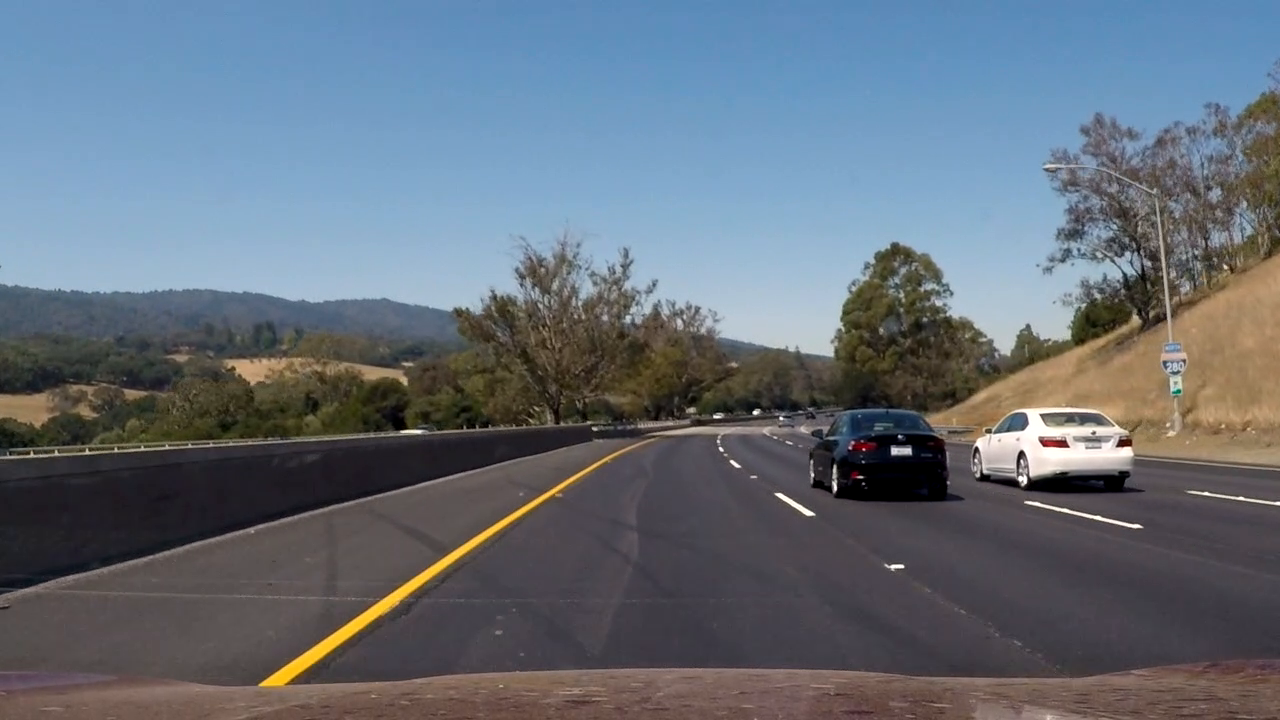
#> input picture output_images/img931.png, 1280 x 720 px, given in place of test3.jpg, which was not available
$ jupyter execute --allow-errors Proj5.ipynb   (shell and % lines are left out)   (older library calls are emulated)   (text cells are left out)
#> lines starting #> are read from the running program, lines starting #| are printed output that depends on the picture; after the words box and inside, x2 and y2 are one past the last pixel; in counts of white or black regions, pixels touching at a corner belong together; pictures that were not available may be replaced by others from this repository, and a replacement may not be noted
[cell 1]
import cv2
from glob import glob
import numpy as np
from sklearn.model_selection import train_test_split

[cell 2]
car_imgfiles = sorted(glob('./data/vehicles/' +'*/*.png'))
noncar_imgfiles = sorted(glob('./data/non-vehicles/' +'*/*.png'))
print('Total training images: ', len(car_imgfiles), 'cars,', len(noncar_imgfiles), 'non-cars')
ncars = len(car_imgfiles) # approx. car/noncar division in training set, used for sampling for humans

img_list = []
for f in car_imgfiles:   # car_imgs[:len(car_imgs)//bags*bags]
    img_list.append(cv2.imread(f))
for f in noncar_imgfiles:
    img_list.append(cv2.imread(f))
dataX = np.array(img_list, dtype=np.uint8)
print('input dataX is ', type(dataX), dataX.shape)
print('cars are ', dataX[:ncars].shape, 'non-cars are ', dataX[ncars:].shape)

[cell 3]
bagSize = 20
#> (the rest of this cell did not finish here and is left out)

[cell 4]
import matplotlib.pyplot as plt
import matplotlib.gridspec as gridspec

# a helper function to plot a grid of images from an iterable (list or generator)
# [26 lines left out: function plt_grid_image, not called in this run]

RGB = lambda img: cv2.cvtColor(img, cv2.COLOR_BGR2RGB)

[cell 5]
from sklearn.utils import resample

#> (the rest of this cell did not finish here and is left out)

[cell 6]
import skimage.feature

# [27 lines left out: functions bin_spatial, color_histogram, hog, hogcv, not called in this run]

def extract_features(img):
    luv = cv2.cvtColor(img, cv2.COLOR_BGR2LUV)
    return np.hstack([hogcv(luv[:,:,1]), hogcv(luv[:,:,2]), hogcv(luv[:,:,0]), bin_spatial(luv), bin_spatial(img), color_histogram(luv)])

[cell 7]
channel_name = ['L', 'U', 'V', 'B', 'G', 'R', 'Y', 'Cr', 'Cb']
#> (the rest of this cell did not finish here and is left out)

[cell 8]
from sklearn.preprocessing import StandardScaler
from sklearn.naive_bayes import GaussianNB
from sklearn.metrics import recall_score, precision_score, accuracy_score
from sklearn.svm import SVC, LinearSVC
from sklearn.tree import DecisionTreeClassifier
from sklearn.ensemble import RandomForestClassifier, AdaBoostClassifier
from sklearn.decomposition import PCA
from sklearn.linear_model import LogisticRegressionCV

# Extract features and normalize them using training-scale
from tqdm import tqdm
#> (the rest of this cell did not finish here and is left out)

[cell 9]
# [5 lines left out: function process, not called in this run]

class mockPCA:
    def transform(self, x):
        return x

pca = mockPCA()
# pca = PCA(n_components=3000)
# pca.fit(scaled_training_features)

svc = LinearSVC(tol=1e-8, C=1e-4)
# svc = SVC(C=1e4, kernel='poly')

#> (the rest of this cell did not finish here and is left out)

[cell 10]
# Here is your draw_boxes function from the previous exercise
# [6 lines left out: function draw_boxes, not called in this run]

def draw_spots(img, bboxes, color=(0, 0, 255), thick=1):
    imcopy = np.copy(img)
    for bbox in bboxes:
        # Draw thin multi-color circles within bbox coordinates
        center = ((bbox[0][0]+bbox[1][0])//2, (bbox[0][1]+bbox[1][1])//2)
        cv2.circle(imcopy, center, (bbox[1][0]-bbox[0][0])//2,
                   (np.random.rand()*color[0],np.random.rand()*color[1],np.random.rand()*color[2]), thick)
    # Return the image copy with boxes drawn
    return imcopy

[cell 11]
def slide_window(img_shape, x_start_stop=[None, None], y_start_stop=[None, None],
                    xy_window=(64, 64), xy_overlap=(0.5, 0.5)):
    # If x and/or y start/stop positions not defined, set to image size
    x_start, x_stop = x_start_stop
    y_start, y_stop = x_start_stop
    if x_start_stop[0] == None:
        x_start_stop[0] = 0
    if x_start_stop[1] == None:
        x_start_stop[1] = img_shape[1]
    if y_start_stop[0] == None:
        y_start_stop[0] = 0
    if y_start_stop[1] == None:
        y_start_stop[1] = img_shape[0]
    # Compute the span of the region to be searched
    xspan = x_start_stop[1] - x_start_stop[0]
    yspan = y_start_stop[1] - y_start_stop[0]
    # Compute the number of pixels per step in x/y
    nx_pix_per_step = np.int(xy_window[0]*(1 - xy_overlap[0]))
    ny_pix_per_step = np.int(xy_window[1]*(1 - xy_overlap[1]))
    # Compute the number of windows in x/y
    nx_windows = np.int(xspan/nx_pix_per_step) - 1
    ny_windows = np.int(yspan/ny_pix_per_step) - 1
    # Initialize a list to append window positions to
    window_list = []
    # Loop through finding x and y window positions
    # Note: you could vectorize this step, but in practice
    # you'll be considering windows one by one with your
    # classifier, so looping makes sense
    for ys in range(ny_windows):
        for xs in range(nx_windows):
            # Calculate window position
            startx = xs*nx_pix_per_step + x_start_stop[0]
            endx = min(startx + xy_window[0], img_shape[1]-1)
            starty = ys*ny_pix_per_step + y_start_stop[0]
            endy = min(starty + xy_window[1], img_shape[0]-1)
            # Append window position to list
            window_list.append(((startx, starty), (endx, endy)))
    # Return the list of windows
    return window_list

[cell 12]
img = cv2.imread('./test_images/test3.jpg')
#> img is the input picture: shape (720, 1280, 3); mean B, G, R 121, 110.3, 100.8
img_shape = img.shape
#> img_shape = (720, 1280, 3)

windows192 = slide_window(img_shape, y_start_stop=[450, 580],
                            xy_window=(192, 192), xy_overlap=(0.75, 0.75))
windows128 = slide_window(img_shape, y_start_stop=[450, 600],
                            xy_window=(128, 128), xy_overlap=(0.75, 0.75))
windows96 = slide_window(img_shape, y_start_stop=[400, 500],
                            xy_window=(96, 96), xy_overlap=(0.75, 0.75))
windows64 = slide_window(img_shape, y_start_stop=[400, 500],
                            xy_window=(64, 64), xy_overlap=(0.5, 0.5))
windows = windows64 + windows96 + windows128 + windows192

bboxed_img = img
bboxed_img = draw_spots(bboxed_img, windows192)
#> after the loop in draw_spots, `for bbox in bboxes:`: imcopy: shape (720, 1280, 3); 1.42% of pixels changed, all inside (x1, y1, x2, y2) = (0, 450, 1279, 643)
bboxed_img = draw_spots(bboxed_img, windows128, (0,255,0))
#> call 2 of draw_spots, with color = (0, 255, 0), thick = 1
#> after the loop in draw_spots (call 2), `for bbox in bboxes:`:
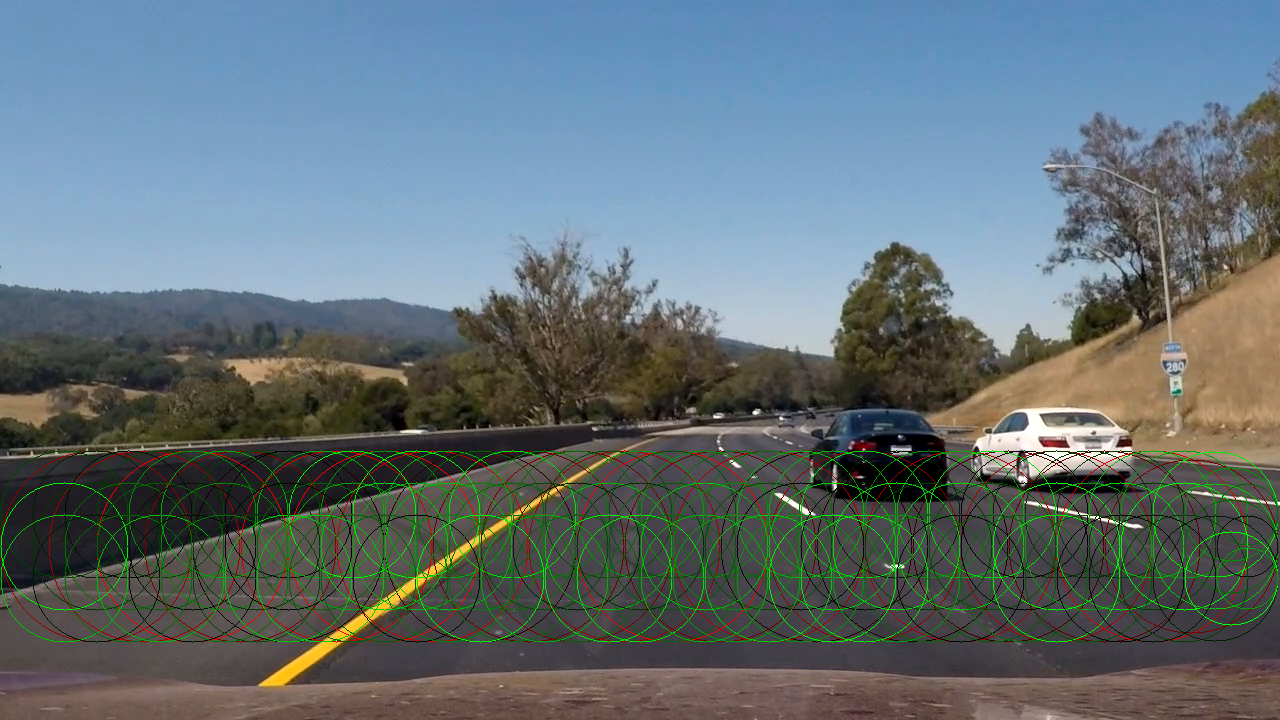
#> imcopy: shape (720, 1280, 3); mean B, G, R 117.2, 112, 98.3
bboxed_img = draw_spots(bboxed_img, windows96, (255,0,0))
#> call 3 of draw_spots, with color = (255, 0, 0), thick = 1
#> after the loop in draw_spots (call 3), `for bbox in bboxes:`:
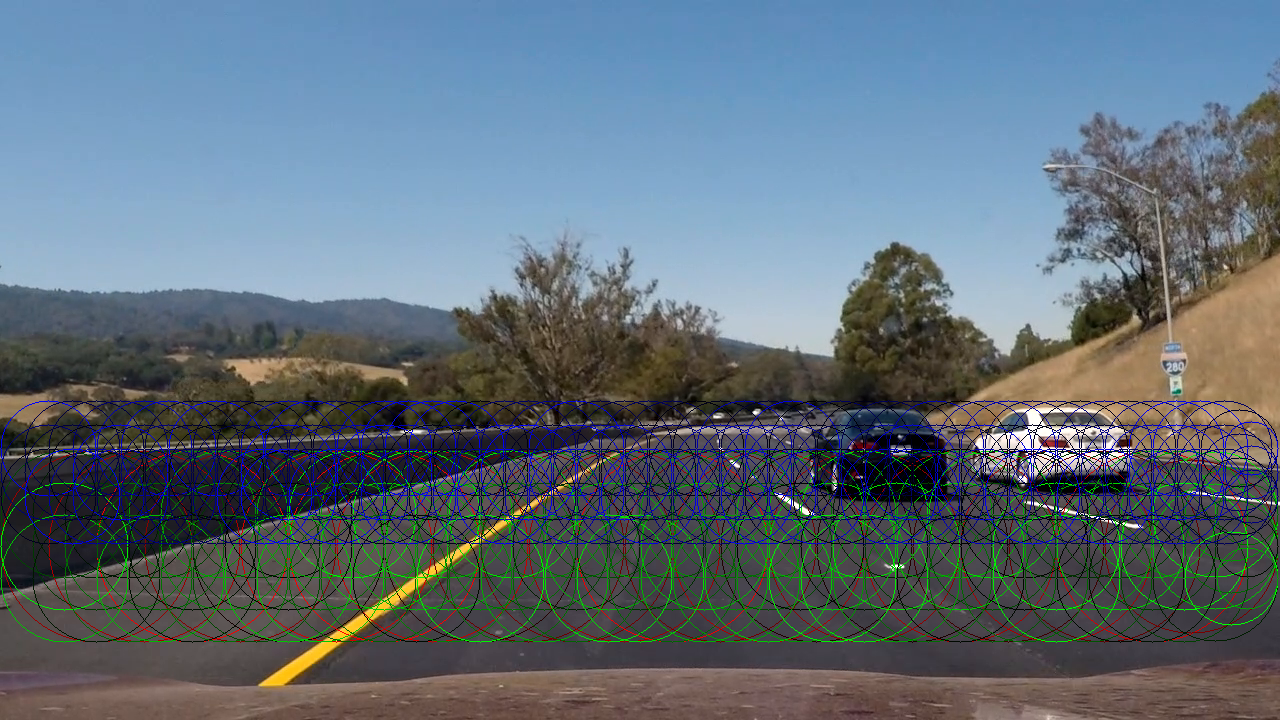
#> imcopy: shape (720, 1280, 3); 3.97% of pixels changed, all inside (x1, y1, x2, y2) = (0, 400, 1279, 545)
bboxed_img = draw_spots(bboxed_img, windows64, (255,0,255))
#> call 4 of draw_spots, with color = (255, 0, 255), thick = 1
#> after the loop in draw_spots (call 4), `for bbox in bboxes:`:
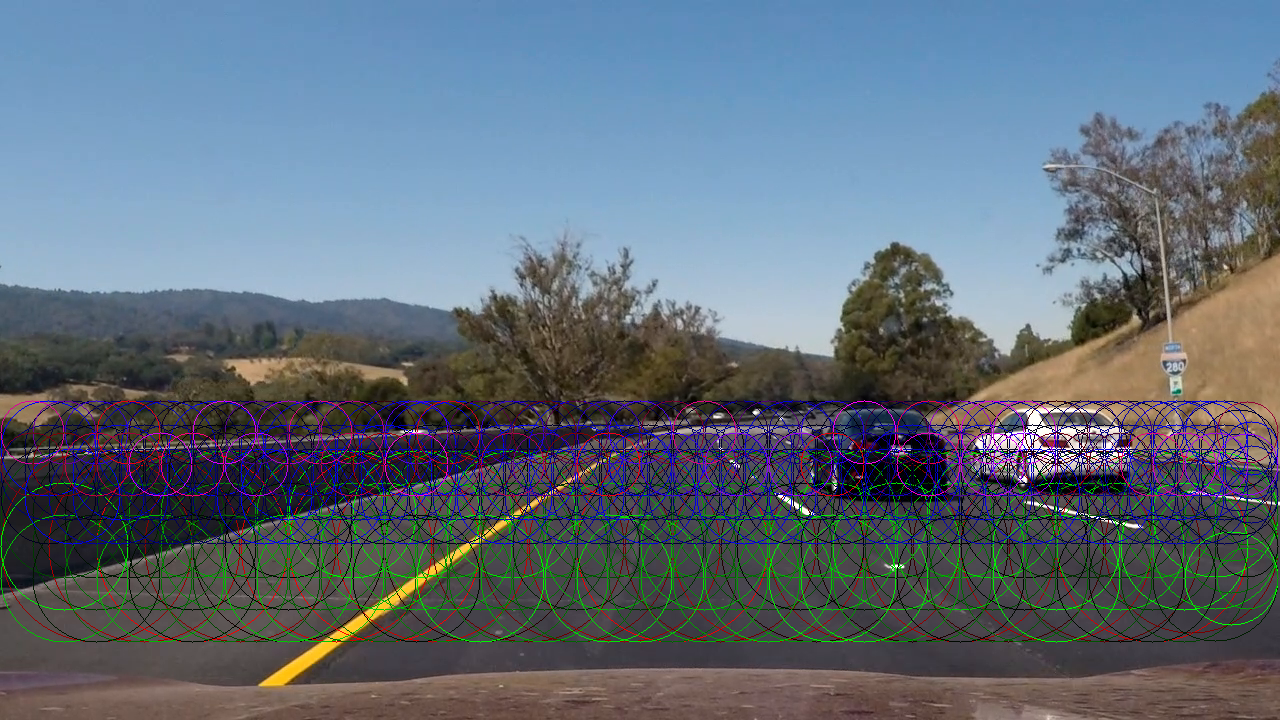
#> imcopy: shape (720, 1280, 3); 1.46% of pixels changed, all inside (x1, y1, x2, y2) = (0, 400, 1279, 497)
plt.figure(figsize=(16,9))
plt.imshow(RGB(bboxed_img))
plt.savefig('./output_images/windows.png')

[cell 13]
# [38 lines left out: functions extract_features_from_windows, batch_extract_simple_features_from_windows, detect_veh, add_heat, not called in this run]

[cell 14]
test_imgs = [cv2.imread(img_name) for img_name in sorted(glob('test_images/*.jpg'))]
#> test_imgs = []
detected_windows = [detect_veh(img) for img in test_imgs]
#> detected_windows = []
bboxed_imgs = [draw_boxes(img, window) for img, window in zip(test_imgs, detected_windows)]
#> bboxed_imgs = []
heatmap = [add_heat(test_imgs[0].shape[:2], window) for window in detected_windows]
#> heatmap = []
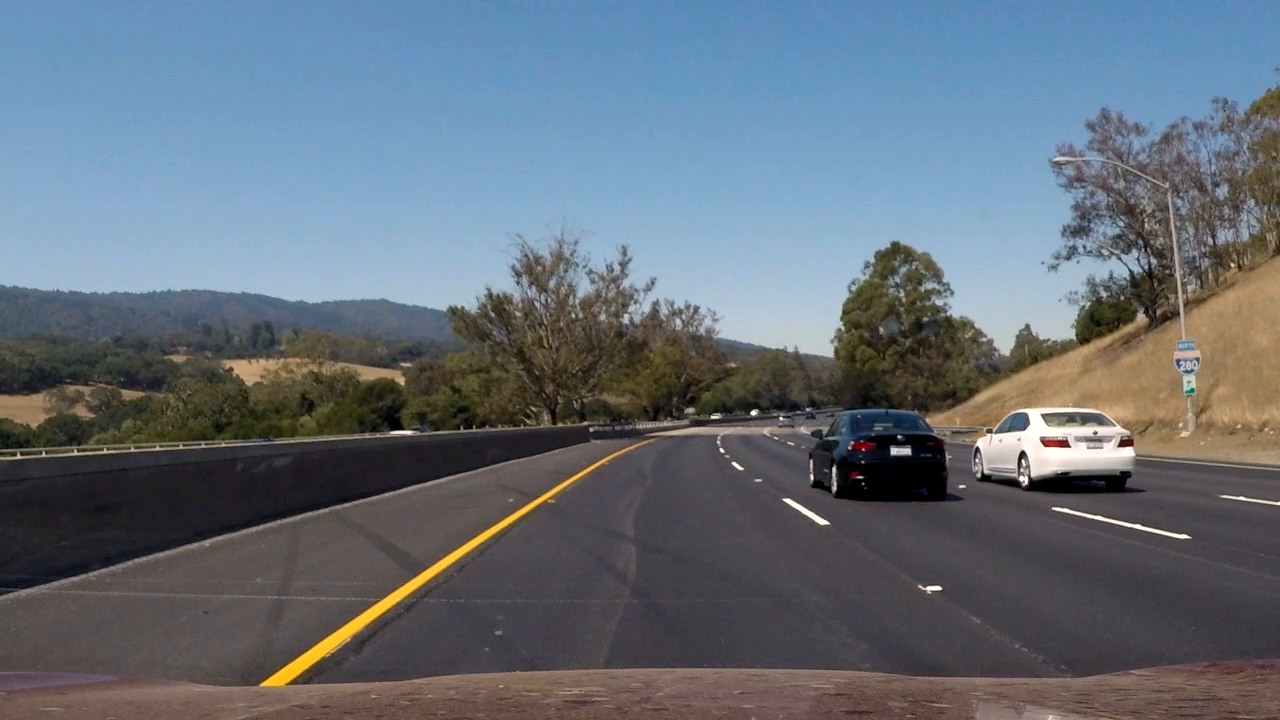
#> input picture output_images/img932.png, 1280 x 720 px, given in place of bboxed950.png, which was not available

#> (the rest of this cell did not finish here and is left out)

[cell 15]
import scipy.ndimage.measurements
from queue import Queue

to_cmap_hot = lambda x: cv2.cvtColor((plt.cm.hot(cv2.cvtColor(x, cv2.COLOR_BGR2GRAY)/255)[...,:3]*255).astype(np.uint8), cv2.COLOR_RGB2BGR)
to_cmap_accent = lambda x: cv2.cvtColor((plt.cm.Accent(x)[...,:3]*255).astype(np.uint8), cv2.COLOR_RGB2BGR)

class History:
    def __init__(self):
        self.heatmaps = Queue(8)
        self.intheatmaps = Queue(8)
        self.lastintheatmap = None
        self.bboxes = []
        self.count = 0
        self.decay = 0.8
        self.result = None
        self.count = 0

    # [50 lines left out: functions neighborhood_bboxes, update, not called in this run]

[cell 16]
from moviepy.editor import VideoFileClip
from IPython.display import HTML

his = History()

rgb2bgr = lambda x: cv2.cvtColor(x, cv2.COLOR_RGB2BGR)
input_name = './project_video.mp4'
output_name = './project_video_out.mp4'
#> (the rest of this cell did not finish here and is left out)

[cell 17]
HTML("""
<video width="960" height="540" controls>
  <source src="{0}">
</video>

""".format(output_name))

[cell 18]
to_cmap_hot = lambda x: cv2.cvtColor((plt.cm.hot(cv2.cvtColor(x, cv2.COLOR_BGR2GRAY)/255)[...,:3]*255).astype(np.uint8), cv2.COLOR_RGB2BGR)
#> (the rest of this cell did not finish here and is left out)
